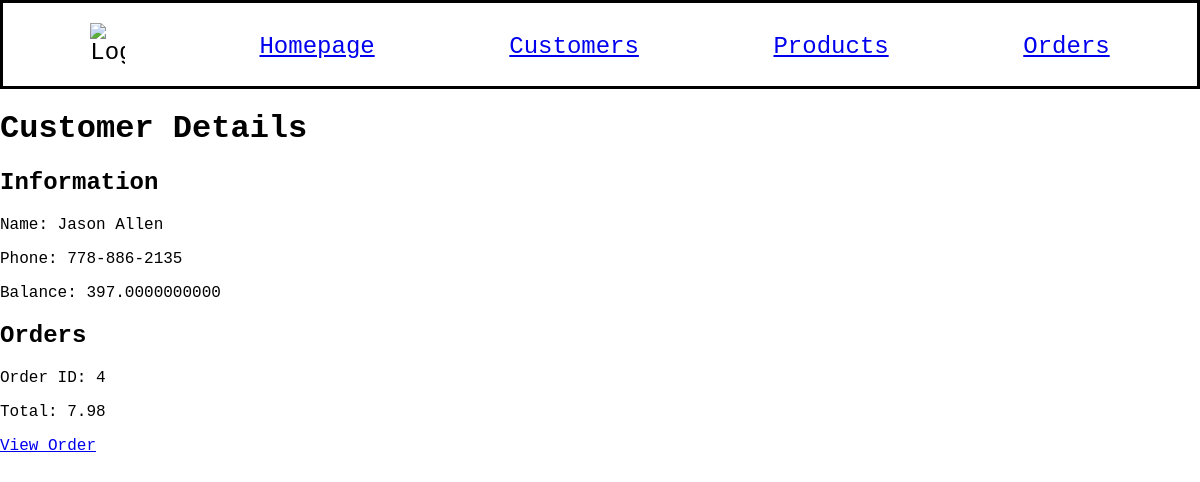
The app's page /customer/19 with its own data.
### models.py (models this page shows, shortened)
class Customer(db.Model):
    id = mapped_column(Integer, primary_key=True)
    name = mapped_column(String(200), nullable=False, unique=True)
    phone = mapped_column(String(20), nullable=False)
    balance = mapped_column(Numeric, nullable=False, default=100)
    orders = relationship("Order")

class Order(db.Model):
    id = mapped_column(Integer, primary_key=True)
    customer_id = mapped_column(Integer, ForeignKey(Customer.id), nullable=False)
    created = mapped_column(DateTime, default=func.now())
    processed = mapped_column(DateTime, nullable=True, default=None)
    customer = relationship("Customer", back_populates="orders")
    items = relationship("ProductOrder", back_populates="order")
    strategy = mapped_column(String(20), nullable=False, default="adjust")

### app.py (the view)
@app.route("/customer/<int:customer_id>")
def customer_detail(customer_id):
    customer = Customer.query.get(customer_id)
    if customer is None:
        return "Customer not found", 404
    orders = Order.query.filter_by(customer_id=customer_id).all()
    for order in orders:
        order.total = sum([float(item.product.price) * float(item.quantity) for item in order.items])
    return render_template("customer_detail.html", customer=customer, orders=orders)

### templates/customer_detail.html
{% extends "base.html" %}
{% block content %}
<h1>Customer Details</h1>
<h2>Information</h2>
<p>Name: {{ customer.name }}</p>
<p>Phone: {{ customer.phone }}</p>
<p>Balance: {{ customer.balance }}</p>
<h2>Orders</h2>
{% for order in orders %}
<div>
    <p>Order ID: {{ order.id }}</p>
    <p>Total: {{ order.total }}</p>
    <a href="/order/{{ order.id }}">View Order</a>
</div>
{% endfor %}
{% endblock %}

### static/style.css (style rules this page uses)
body { background-color: rgb(255, 255, 255); margin: 0 auto; font-family: 'Courier New', Courier, monospace; }

### records on screen
Customer: name "Jason Allen", phone "778-886-2135", balance "397.0000000000"
Order: id "4", total "7.98"
